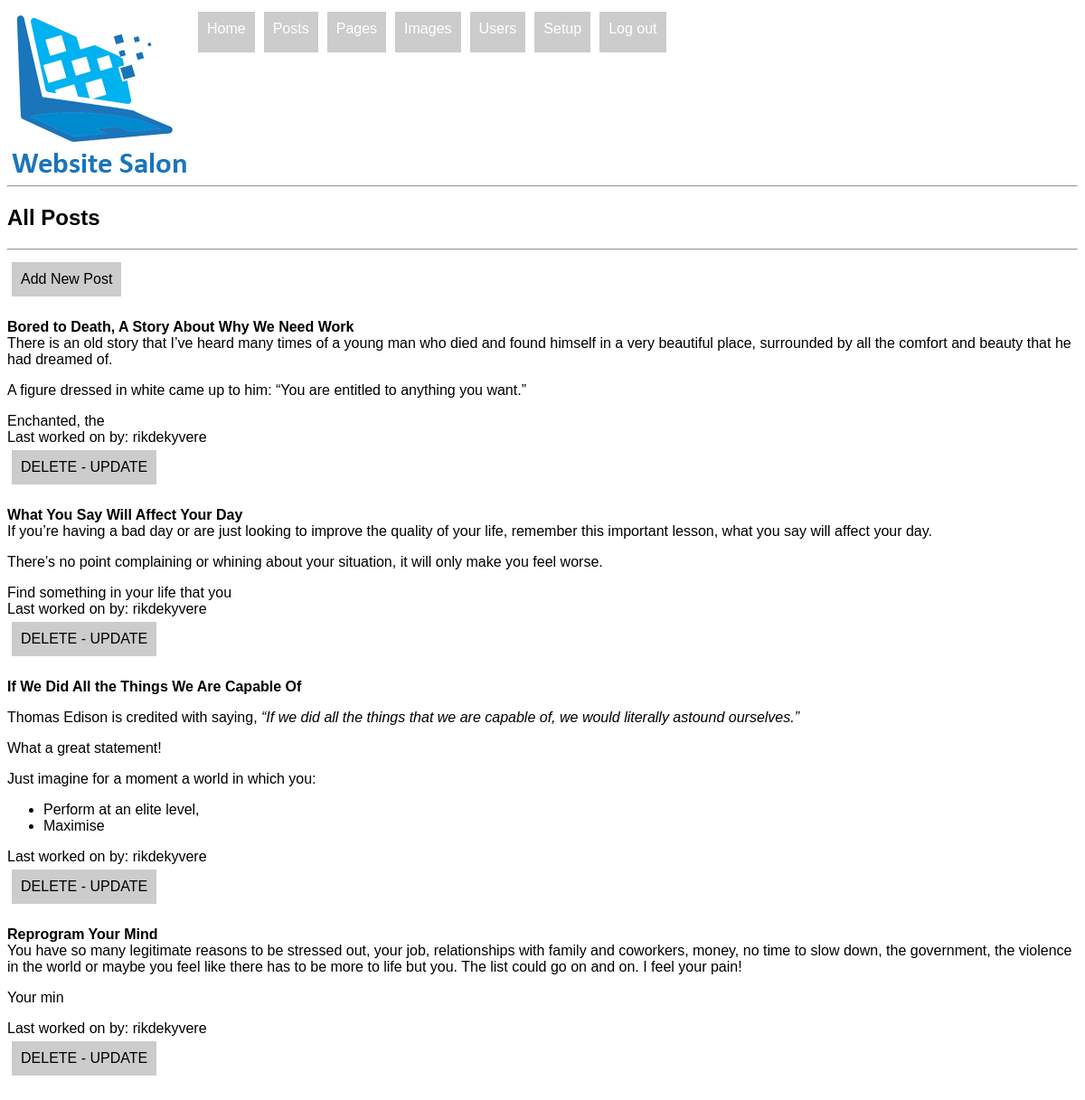
Screenshot of /cms/posts.php (signed in) with the database file from the repository.
### tables this page shows
CREATE TABLE IF NOT EXISTS `posts` (
`id` int(10) unsigned NOT NULL,
  `title` varchar(200) DEFAULT NULL,
  `urltitle` varchar(200) NOT NULL,
  `body` text,
  `image` varchar(150) DEFAULT NULL,
  `created` datetime DEFAULT NULL,
  `modified` datetime DEFAULT NULL,
  `author` text NOT NULL
);

### classes/DB.php (called while the page is built, shortened)
<?php
class DB{
	public $server = 'localhost';
	public $user = 'rik';
	public $passwd = '1234';
	public $db = 'rikdekyvere';
	public $dbCon;
	public function __construct(){
	   $this->dbCon = mysqli_connect($this->server, $this->user, $this->passwd, $this->db);
	}
	public function getall($table, $sortorder){
		$myQuery = "SELECT * FROM {$table} ORDER BY id {$sortorder}";
		$results = mysqli_query($this->dbCon, $myQuery);
		return $results;
	}
}
?>

### cms/posts.php (the view, shortened to what this page needs)
<?php
include_once("../classes/DB.php");
$conn = new DB();
$data = $conn->getall("posts", "DESC");
?>
<html>
<head>
<link rel="stylesheet" type="text/css" href="../styles/styles.css"/>
</head>
<body>
<?php readfile("menu.html");  ?>
<h2>All Posts</h2><hr>
<?php
echo "<div class='functions'><a href='newpost.php'>Add New Post</a></div>";
while($f1 = mysqli_fetch_array($data)){
    echo "<div class='title'><a href='post.php?urltitle=".$f1['urltitle']."'>".$f1['title']."</a></div>";
	echo "<div>".substr($f1['body'],0,300)."</div>";
	echo "<div>Last worked on by: ".$f1['author']."</div>";
    echo "<div class='functions'><a href='posts.php?id=".$f1['id']."'>DELETE</a>";
    echo " - <a href='update.php?id=".$f1['id']."'>UPDATE</a></div>";
}
?>
</body>
</html>

### styles/styles.css (style rules this page uses)
body { font-family:Verdana, Geneva, sans-serif; }
#menu li { list-style-type:none; display:block; float:left; height:25px; background-color:#CCC; color:#fff; padding:10px; margin:5px; }
#menu li a:link, a:active, a:visited { text-decoration:none; color:#fff; }
.title a:link { text-decoration:none; color:#000; font-weight:bold; }
.functions { float:left; display:block; padding:10px; margin:5px; background-color:#CCC; margin-bottom:25px; }
.functions a:link, a:active, a:hover, a:visited { color:#000; text-decoration:none; }

### rows the page displays
posts: title "Bored to Death, A Story About Why We Need Work", body "There is an old story that I’ve heard many times of a young man who died and found himself in a very beautiful place, surrounded by all the comfort and beauty that he had dreamed of. A figure dressed in white came up to him: “You are entitled to anything you want.” Enchanted, the", author "rikdekyvere"
posts: title "What You Say Will Affect Your Day", body "If you’re having a bad day or are just looking to improve the quality of your life, remember this important lesson, what you say will affect your day. There’s no point complaining or whining about your situation, it will only make you feel worse. Find something in your life that you", author "rikdekyvere"
posts: title "If We Did All the Things We Are Capable Of", body "Thomas Edison is credited with saying, “If we did all the things that we are capable of, we would literally astound ourselves.” What a great statement! Just imagine for a moment a world in which you: Perform at an elite level, Maximise", author "rikdekyvere"
posts: title "Reprogram Your Mind", body "You have so many legitimate reasons to be stressed out, your job, relationships with family and coworkers, money, no time to slow down, the government, the violence in the world or maybe you feel like there has to be more to life but you. The list could go on and on. I feel your pain! Your min", author "rikdekyvere"
